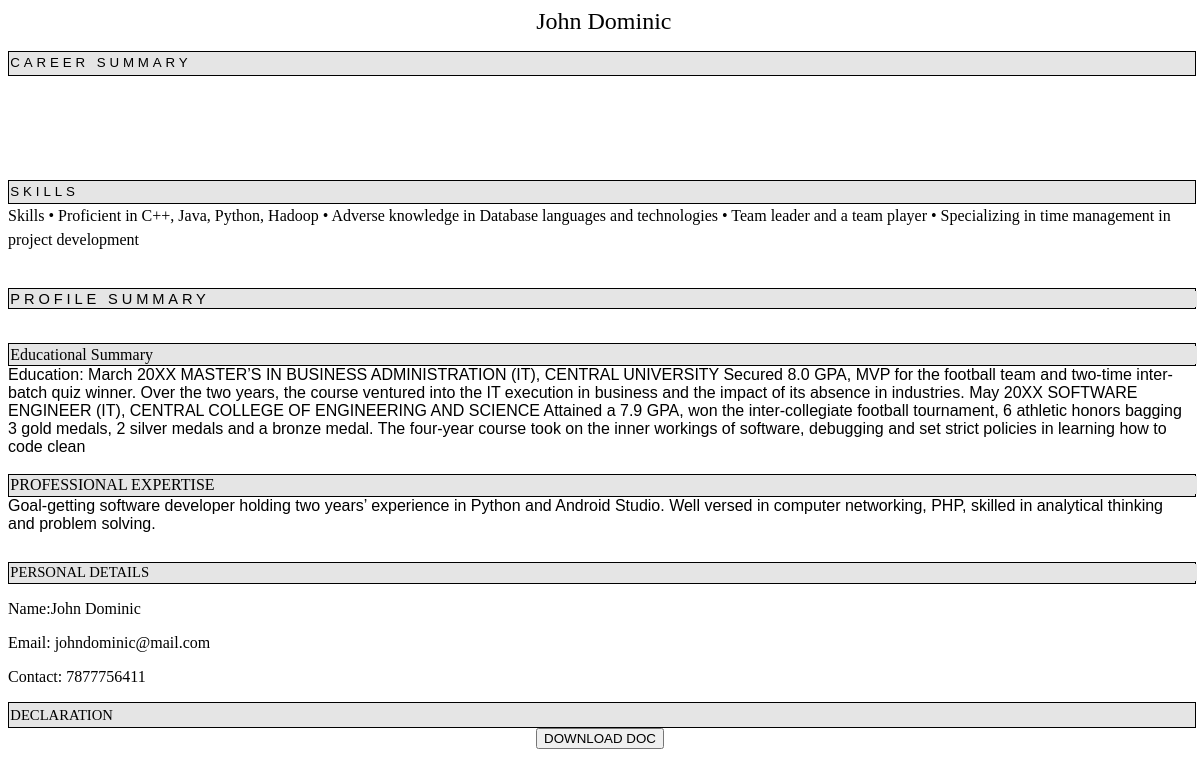
The app's page /doc_resume/ with its own data.
### Home/models.py (models this page shows)
class DemoModel(models.Model):
    name = models.CharField(max_length=20,null=True, blank=True)
    email = models.EmailField(null=True, blank=True)
    phone = models.CharField(max_length=20,null=True, blank=True)
    career_summary = models.TextField(max_length=1000,null=True, blank=True)
    skills = models.TextField(max_length=1000,null=True, blank=True)
    work_experience = models.TextField(max_length=1000,null=True, blank=True)
    eductional_summary = models.TextField(max_length=1000,null=True, blank=True)
    certification = models.TextField(max_length=1000,null=True, blank=True)
    personal_details = models.TextField(max_length=1000,null=True, blank=True)
    declaration = models.TextField(max_length=1000,null=True, blank=True)

### Home/views.py (the view)
# urls.py: path('doc_resume/',doc_resume_view, name='doc_resume_view'),
def doc_resume_view(request):
    demo_data = DemoModel.objects.all().latest('id')
    context = {
        'name': demo_data.name,
        'email': demo_data.email,
        'phone': demo_data.phone,
        'career_summary': demo_data.career_summary,
        'skills': demo_data.skills,
        'work_experience': demo_data.work_experience,
        'eductional_summary': demo_data.eductional_summary,
        'certification': demo_data.certification,
        'personal_details': demo_data.personal_details,
        'declaration': demo_data.declaration,
    }
    return render(request, 'docresume.html',context=context)

### Templates/docresume.html (shortened to what this page needs)
{% load static %}
<html xmlns:v="urn:schemas-microsoft-com:vml" xmlns:o="urn:schemas-microsoft-com:office:office"
	xmlns:w="urn:schemas-microsoft-com:office:word" xmlns:m="http://schemas.microsoft.com/office/2004/12/omml"
	xmlns="http://www.w3.org/TR/REC-html40">
<head>
</head>
<body lang=EN-US link=blue vlink="#954F72" style='tab-interval:.5in;word-wrap:
break-word'>
	<div class="container" id="wordtemplate" >
		<div class=WordSection1>
			<p  class=MsoNormal align=center style='margin-left:5.75pt;text-align:center'><span id="printname" lang=EN-GB
					style='font-size:18.0pt;mso-bidi-font-size:10.0pt'>{{ name }}</span></p>
			<p class=MsoNormal><span lang=EN-GB style='mso-fareast-language:X-NONE'>
					<o:p>&nbsp;</o:p>
				</span></p>
			<div style='mso-element:para-border-div;border:solid windowtext 1.0pt;
mso-border-alt:solid windowtext .75pt;padding:1.0pt 1.0pt 1.0pt 1.0pt;
background:#E5E5E5;mso-shading:windowtext;mso-pattern:gray-10 auto;margin-left:
0in;margin-right:-2.9pt'>
				<h3 style='margin-right:0in;line-height:150%;background:#E5E5E5;mso-shading:
windowtext;mso-pattern:gray-10 auto'><span lang=EN-GB style='font-size:10.0pt;
line-height:150%;font-family:"Verdana",sans-serif;mso-bidi-font-family:Verdana;
color:black;text-transform:uppercase;letter-spacing:2.9pt;font-weight:normal'>Career
						Summary<o:p></o:p></span></h3>
			</div>
			<p class=MsoNormal style='margin-left:.25in'><span lang=EN-GB style='font-size:
12.0pt;font-family:"Calibri",sans-serif;mso-fareast-font-family:Calibri'>
					<o:p>&nbsp;</o:p>
				</span></p>
			<p class=MsoNormal style='margin-top:0in;margin-right:0in;margin-bottom:7.75pt;
margin-left:5.75pt;text-align:justify'><span lang=EN-GB style='font-size:12.0pt'>
					<o:p>&nbsp;</o:p>
				</span></p>
			<p class=Standard style='margin-right:-2.9pt;text-align:justify;line-height:
150%'><span lang=EN-GB style='font-family:"Calibri",sans-serif;mso-ansi-language:
EN-GB;mso-bidi-font-style:italic'>
					<o:p>&nbsp;</o:p>
				</span></p>
			<p class=Standard style='margin-right:-2.9pt;text-align:justify;line-height:
150%'><b style='mso-bidi-font-weight:normal'><span lang=EN-GB style='font-family:
"Verdana",sans-serif;mso-bidi-font-family:Verdana;mso-ansi-language:EN-GB;
mso-bidi-font-style:italic'>
						<o:p>&nbsp;</o:p>
					</span></b></p>
			<div style='mso-element:para-border-div;border:solid windowtext 1.0pt;
mso-border-alt:solid windowtext .75pt;padding:1.0pt 1.0pt 1.0pt 1.0pt;
background:#E5E5E5;mso-shading:windowtext;mso-pattern:gray-10 auto;margin-left:
0in;margin-right:-2.9pt'>
				<h3 style='margin-right:0in;line-height:150%;background:#E5E5E5;mso-shading:
windowtext;mso-pattern:gray-10 auto'><span lang=EN-GB style='font-size:10.0pt;
line-height:150%;font-family:"Verdana",sans-serif;mso-bidi-font-family:Verdana;
color:black;mso-color-alt:windowtext;text-transform:uppercase;letter-spacing:
2.9pt;font-weight:normal'>Skills</span></h3>
			</div>
			<p class=MsoNormal style='color:black;margin-right:-2.9pt;line-height:150%;
     mso-list:l12 level1 lfo27'><span lang=EN-GB style='font-size:12.0pt;
     line-height:150%;mso-fareast-font-family:Calibri;mso-bidi-font-weight:
     bold'>{{ skills }} <o:p></o:p></span></p>
			<p class=MsoNormal style='margin-right:-2.9pt;line-height:150%'><b style='mso-bidi-font-weight:normal'><span
						lang=EN-GB style='font-size:18.0pt;
line-height:150%;font-family:"Verdana",sans-serif;mso-bidi-font-family:Verdana;
text-transform:uppercase;letter-spacing:2.9pt'>
						<o:p>&nbsp;</o:p>
					</span></b></p>
			<div style='mso-element:para-border-div;border:solid windowtext 1.0pt;
mso-border-alt:solid windowtext .75pt;padding:1.0pt 1.0pt 1.0pt 1.0pt;
background:#E5E5E5;mso-shading:windowtext;mso-pattern:gray-10 auto;margin-left:
0in;margin-right:-2.9pt'>
				<h3><span lang=EN-GB style='font-family:"Verdana",sans-serif;mso-bidi-font-family:
Verdana;color:black;mso-color-alt:windowtext;text-transform:uppercase;
letter-spacing:2.9pt;font-weight:normal'>Profile Summary</span></h3>
			</div>
			<p class=MsoNormal style='margin-top:12.0pt;margin-right:0in;margin-bottom:
0in;margin-left:56.7pt;margin-bottom:.0001pt;line-height:115%'><span lang=EN-GB style='font-size:12.0pt;line-height:115%;font-family:"Calibri",sans-serif;
color:#333333;background:white'>
					<o:p>&nbsp;</o:p>
				</span></p>
			<div style='mso-element:para-border-div;border:solid windowtext 1.0pt;
mso-border-alt:solid windowtext .75pt;padding:1.0pt 1.0pt 1.0pt 1.0pt;
background:#E5E5E5;mso-shading:windowtext;mso-pattern:gray-10 auto;margin-left:
0in;margin-right:-2.9pt'>
				<h3><span class=GramE><span lang=EN-GB style='font-size:12.0pt;
mso-bidi-font-size:11.0pt;color:black;mso-color-alt:windowtext;font-weight:
normal;mso-bidi-font-weight:bold'>Educational</span></span><span lang=EN-GB style='font-size:12.0pt;mso-bidi-font-size:11.0pt;color:black;mso-color-alt:
windowtext;font-weight:normal;mso-bidi-font-weight:bold'> Summary</span></h3>
			</div>
			<p class=MsoNormal><span lang=EN-GB style='font-size:12.0pt;font-family:"Calibri",sans-serif;
mso-fareast-font-family:Calibri'>{{ eductional_summary }}</p>
			<p class=MsoNormal><span lang=EN-GB style='font-size:12.0pt;font-family:"Calibri",sans-serif;
mso-fareast-font-family:Calibri'>
					<o:p>&nbsp;</o:p>
				</span></p>
			<div style='mso-element:para-border-div;border:solid windowtext 1.0pt;
mso-border-alt:solid windowtext .75pt;padding:1.0pt 1.0pt 1.0pt 1.0pt;
background:#E5E5E5;mso-shading:windowtext;mso-pattern:gray-10 auto;margin-left:
0in;margin-right:-2.9pt'>
				<h3><span lang=EN-GB style='font-size:12.0pt;color:black;mso-color-alt:windowtext;
font-weight:normal;mso-bidi-font-weight:bold'>PROFESSIONAL EXPERTISE</span></h3>
			</div>
			<p class=MsoNormal><span lang=EN-GB style='font-size:12.0pt;font-family:"Calibri",sans-serif;
mso-fareast-font-family:Calibri'>{{ work_experience }}</p>
			<p class=MsoNormal style='margin-top:0in;margin-right:0in;margin-bottom:.8pt;
margin-left:5.75pt'><span lang=EN-GB style='font-size:11.0pt;font-family:"Calibri",sans-serif;
mso-fareast-font-family:Calibri;color:black'>
					<o:p>&nbsp;</o:p>
				</span></p>
			<div style='mso-element:para-border-div;border:solid windowtext 1.0pt;
mso-border-alt:solid windowtext .75pt;padding:1.0pt 1.0pt 1.0pt 1.0pt;
background:#E5E5E5;mso-shading:windowtext;mso-pattern:gray-10 auto;margin-left:
0in;margin-right:-2.9pt'>
				<h3><span lang=EN-GB style='color:black;mso-color-alt:windowtext;font-weight:
normal;mso-bidi-font-weight:bold'>PERSONAL DETAILS</span></h3>
			</div>
			<p class=MsoNormal><span lang=EN-GB style='font-size:12.0pt;font-family:"Calibri",sans-serif;
mso-fareast-font-family:Calibri'>
					<p>Name:{{name}}</p>
					<p>Email: {{email}} </p>
					<p>Contact: {{phone}}</p>
			</p>
			<div style='mso-element:para-border-div;border:solid windowtext 1.0pt;
mso-border-alt:solid windowtext .75pt;padding:1.0pt 1.0pt 1.0pt 1.0pt;
background:#E5E5E5;mso-shading:windowtext;mso-pattern:gray-10 auto;margin-left:
0in;margin-right:-2.9pt'>
				<h3 style='margin-right:0in;line-height:150%;background:#E5E5E5;mso-shading:
windowtext;mso-pattern:gray-10 auto'><span lang=EN-GB style='color:black;
mso-color-alt:windowtext;font-weight:normal;mso-bidi-font-weight:bold'>DECLARATION</span></h3>
			</div>
		</div>
	</div>
	<div align="center">
		<button class="btn btn-primary" onclick="Export2Doc('wordtemplate','word-content');">DOWNLOAD DOC</button>
	</div>
</body>
</html>

### Templates/docresume.html (style rules this page uses)
p.MsoNormal, li.MsoNormal, div.MsoNormal { mso-style-unhide: no; mso-style-qformat: yes; mso-style-parent: ""; margin: 0in; mso-pagination: widow-orphan; font-size: 10.0pt; font-family: "Times New Roman", serif; mso-fareast-font-family: "Times New Roman"; mso-ansi-language: EN-GB; layout-grid-mode: line; }
h3 { mso-style-unhide: no; mso-style-qformat: yes; mso-style-link: "Heading 3 Char"; mso-style-next: Normal; margin-top: 0in; margin-right: -2.9pt; margin-bottom: 0in; margin-left: 0in; text-align: justify; mso-pagination: widow-orphan; page-break-after: avoid; mso-outline-level: 3; background: #E5E5E5; mso-shading: windowtext; mso-pattern: gray-10 auto; border: none; mso-border-alt: solid windowtext .75pt; padding: 0in; mso-padding-alt: 1.0pt 1.0pt 1.0pt 1.0pt; font-size: 11.0pt; mso-bidi-font-size: 10.0pt; font-family: "Times New Roman", serif; mso-ansi-language: EN-GB; mso-fareast-language: X-NONE; layout-grid-mode: line; font-weight: bold; mso-bidi-font-weight: normal; }
p { mso-style-priority: 99; mso-style-qformat: yes; mso-margin-top-alt: auto; margin-right: 0in; mso-margin-bottom-alt: auto; margin-left: 0in; mso-pagination: widow-orphan; font-size: 12.0pt; font-family: "Times New Roman", serif; mso-fareast-font-family: "Times New Roman"; }
p.Standard, li.Standard, div.Standard { mso-style-name: Standard; mso-style-unhide: no; mso-style-parent: ""; margin: 0in; mso-pagination: none; mso-hyphenate: none; text-autospace: ideograph-other; font-size: 12.0pt; font-family: "Times New Roman", serif; mso-fareast-font-family: SimSun; mso-bidi-font-family: Mangal; mso-font-kerning: 1.5pt; mso-ansi-language: EN-IN; mso-fareast-language: ZH-CN; mso-bidi-language: HI; }
span.GramE { mso-style-name: ""; mso-gram-e: yes; }
div.WordSection1 { page: WordSection1; }

### records on screen
DemoModel: name "John Dominic", skills "Skills • Proficient in C++, Java, Python, Hadoop • Adverse knowledge in Database languages and technologies • Team leader and a team player • Specializing in time management in project development", eductional_summary "Education: March 20XX MASTER’S IN BUSINESS ADMINISTRATION (IT), CENTRAL UNIVERSITY Secured 8.0 GPA, MVP for the football team and two-time inter-batch quiz winner. Over the two years, the course ventured into the IT execution in business and the impact of its absence in industries. May 20XX SOFTWARE ENGINEER (IT), CENTRAL COLLEGE OF ENGINEERING AND SCIENCE Attained a 7.9 GPA, won the inter-collegiate football tournament, 6 athletic honors bagging 3 gold medals, 2 silver medals and a bronze medal. The four-year course took on the inner workings of software, debugging and set strict policies in learning how to code clean", work_experience "Goal-getting software developer holding two years’ experience in Python and Android Studio. Well versed in computer networking, PHP, skilled in analytical thinking and problem solving.", email "johndominic@mail.com", phone "7877756411"
